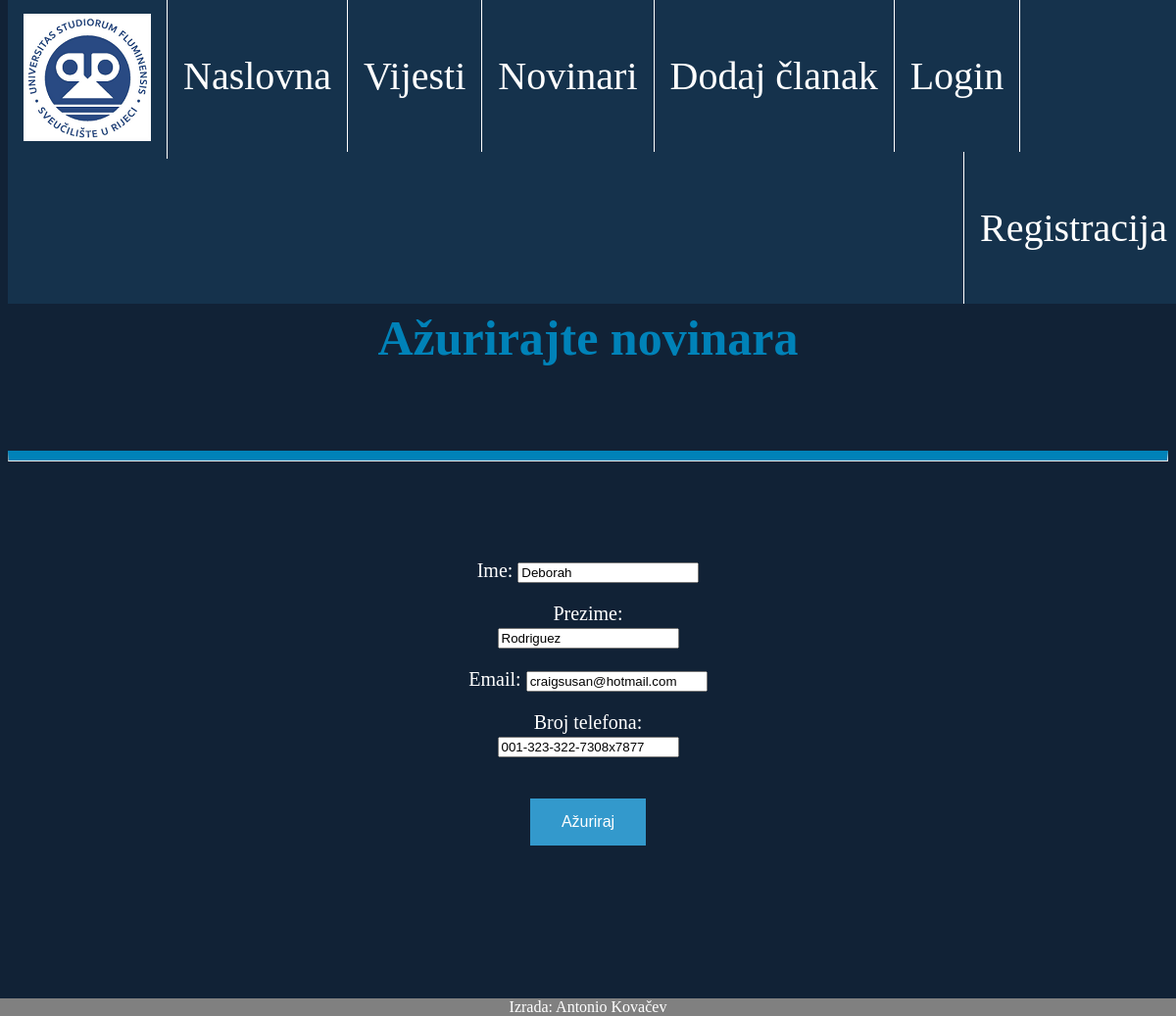
/azuriraj_autora/11, run on the app's committed database.
### main/models.py (models this page shows, shortened)
class Author(models.Model):
	name = models.CharField("Ime", max_length=64)
	surname = models.CharField("Prezime", max_length=64)
	email = models.EmailField("Email", blank=True, null=True)
	phone_number = models.CharField("Broj telefona", max_length = 10, blank = True, null = True)

### main/views.py (the view)
# urls.py: path('azuriraj_autora/<author_id>', views.azuriraj_autor, name="update-author")
def azuriraj_autor(request, author_id):
    author = Author.objects.get(pk=author_id)
    form = AuthorForm(request.POST or None, instance=author)
    if form.is_valid():
        form.save()
        return redirect('authors')
    return render(request, 'update_author.html',
        {'author': author,
        'form':form})

### main/forms.py
class AuthorForm(ModelForm):
    class Meta:
        model = Author
        """fiels = ('name', 'surname', 'email', 'phone_number')
        labels = {
            'name': '',
            'surname': '',
            'email': '',
            'phone_number': '',
        }"""
        fields = ('__all__')

### main/templates/main/update_author.html (shortened to what this page needs)
{%extends "index.html"%}
{% block content %}
    <h2><strong>Ažurirajte novinara</strong></h2><br><br><hr><br><br><br><br>
    <div align="center">
    <form action="" method=POST>
    {{ form.as_p}}
    <br>
    <input type="submit" value="Ažuriraj" class="button">
    </form>
</div>
<br><br><br><br><br><br><br><br><br>
{% endblock %}

### main/static/style.css (style rules this page uses)
body { background-color: white; }
h2 { color: #0082B8; text-align: center; font-family: "Times new roman"; font-size: 50px; }
p { font-family: verdana; font-size: 20px; color: white; }
hr { border-top: 10px solid #0082B8; }
form { margin: 0 auto; width: 250px; text-align: center; }
.button { border: none; color: white; padding: 15px 32px; text-align: center; text-decoration: none; display: inline-block; font-size: 16px; margin: 4px 2px; cursor: pointer; background-color: #3399CC; }

### data on the page
Author: name "Deborah", surname "Rodriguez", email "craigsusan@hotmail.com", phone_number "001-323-322-7308x7877"
